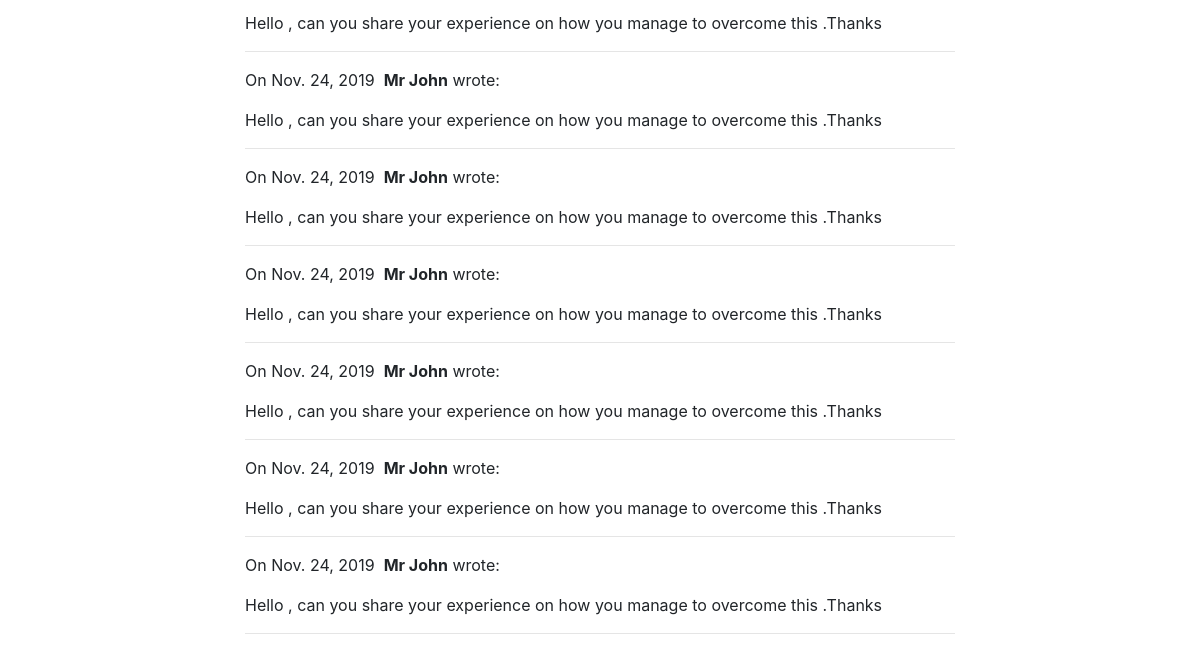
/blog/2/ (lower part), run on an earlier commit of the app's database.
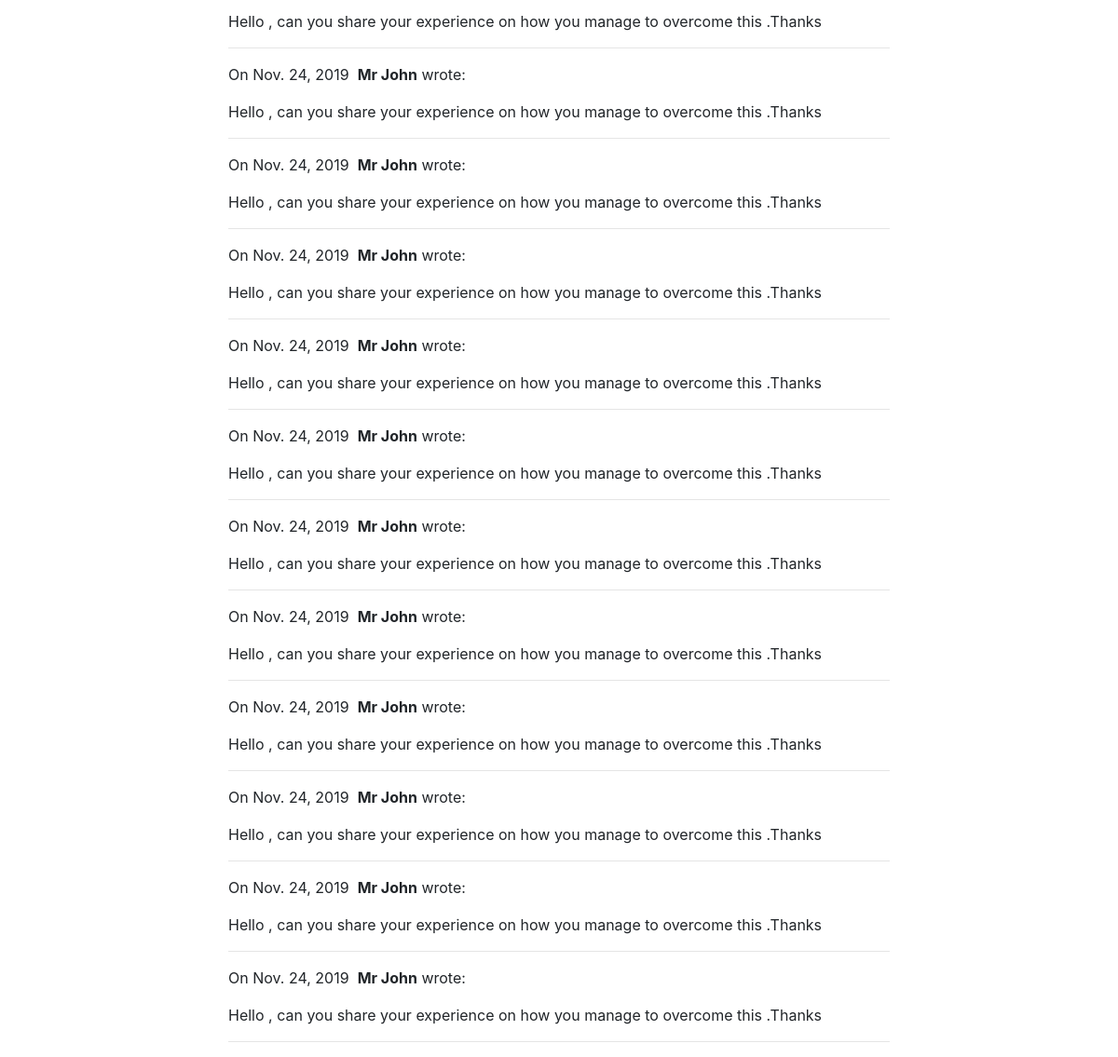
And on a later commit of the database.
### blog/models.py (models this page shows)
class Comment(models.Model):
    author = models.CharField(max_length=60)
    body = models.TextField()
    created_on = models.DateTimeField(auto_now_add=True)
    post = models.ForeignKey("Post", on_delete=models.CASCADE)

### blog/views.py (the view, shortened to what this page needs)
# urls.py: path("<int:pk>/", views.blog_detail, name="blog_detail"),
def blog_detail(request, pk):
    post = Post.objects.get(pk=pk)
    comments = Comment.objects.filter(post=post)
    form = CommentForm()
    context = {"post": post, "comments": comments, "form": form}
    return render(request, "blog_detail.html", context)

### blog/templates/blog_detail.html (shortened to what this page needs)
{% extends "base.html" %}
{% block page_content %}
<div class="col-md-8 offset-md-2">
    {% for comment in comments %}
    <p>
        On {{comment.created_on.date }}&nbsp;
        <b>{{ comment.author }}</b> wrote:
    </p>
    <p>{{ comment.body }}</p>
    <hr>
    {% endfor %}
</div>
{% endblock %}

### personal_portfolio/templates/base.html (shortened to what this page needs)
<link rel="stylesheet" href="https://stackpath.bootstrapcdn.com/bootstrap/4.1.3/css/bootstrap.min.css">
<div class="container">
{% block page_content %}
	{% endblock %}
</div>

What changed in the data, as far as the page shows it:
added Comment: created_on "Nov. 24, 2019", author "Mr John", body "Hello , can you share your experience on how you manage to overcome this .Thanks"
added Comment: created_on "Nov. 24, 2019", author "Mr John", body "Hello , can you share your experience on how you manage to overcome this .Thanks"
added Comment: created_on "Nov. 24, 2019", author "Mr John", body "Hello , can you share your experience on how you manage to overcome this .Thanks"
added Comment: created_on "Nov. 24, 2019", author "Mr John", body "Hello , can you share your experience on how you manage to overcome this .Thanks"
added Comment: created_on "Nov. 24, 2019", author "Mr John", body "Hello , can you share your experience on how you manage to overcome this .Thanks"
